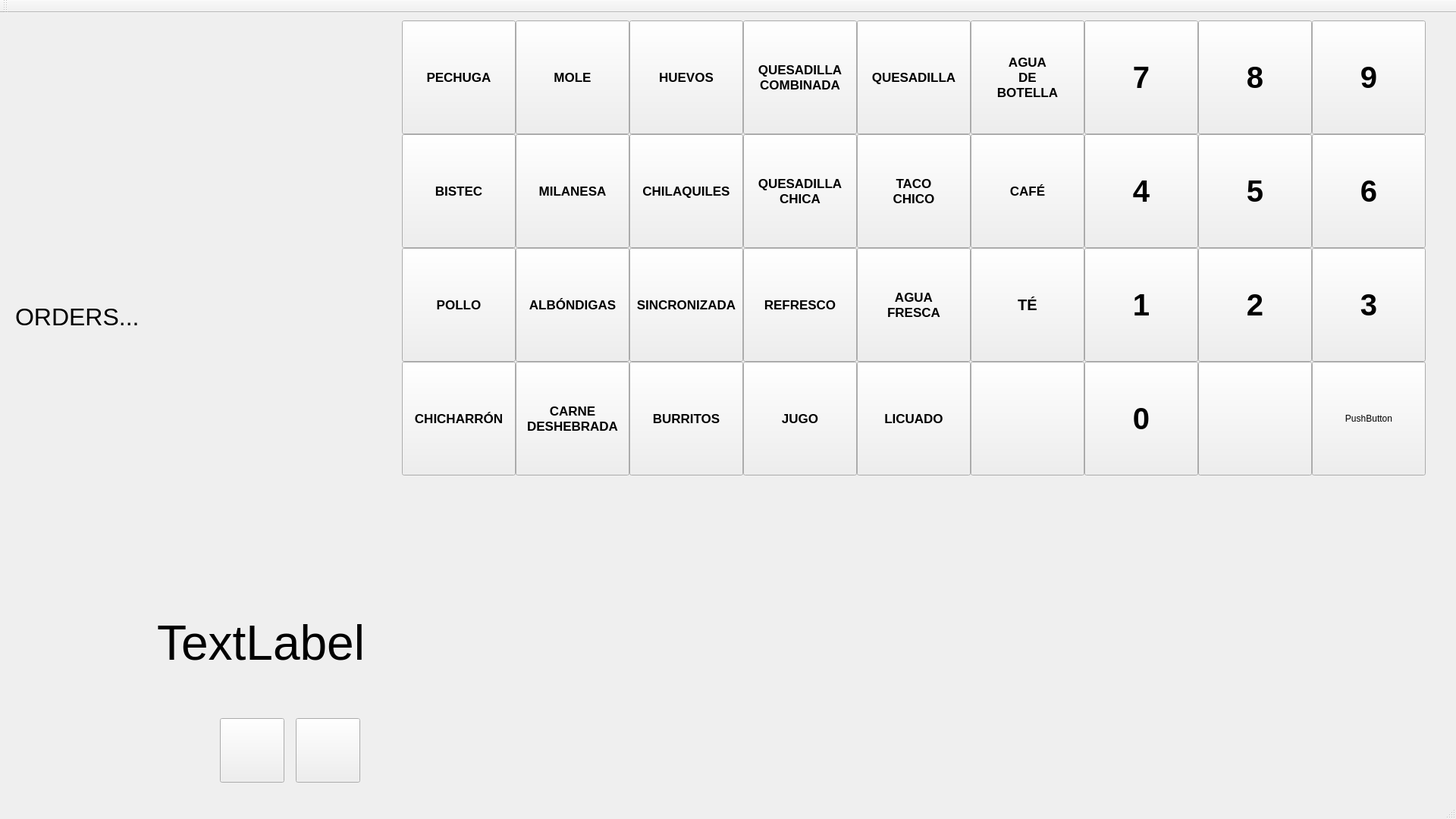
<?xml version="1.0" encoding="UTF-8"?>
<ui version="4.0">
 <class>MainWindow</class>
 <widget class="QMainWindow" name="MainWindow">
  <property name="enabled">
   <bool>true</bool>
  </property>
  <property name="geometry">
   <rect>
    <x>0</x>
    <y>0</y>
    <width>1920</width>
    <height>1080</height>
   </rect>
  </property>
  <property name="windowTitle">
   <string>MainWindow</string>
  </property>
  <widget class="QWidget" name="centralWidget">
   <widget class="QLabel" name="orderDisplay">
    <property name="geometry">
     <rect>
      <x>20</x>
      <y>20</y>
      <width>461</width>
      <height>761</height>
     </rect>
    </property>
    <property name="font">
     <font>
      <pointsize>24</pointsize>
     </font>
    </property>
    <property name="autoFillBackground">
     <bool>true</bool>
    </property>
    <property name="styleSheet">
     <string notr="true"/>
    </property>
    <property name="text">
     <string>ORDERS...</string>
    </property>
   </widget>
   <widget class="QPushButton" name="pushButtonAguaDeBotella">
    <property name="geometry">
     <rect>
      <x>1280</x>
      <y>10</y>
      <width>150</width>
      <height>150</height>
     </rect>
    </property>
    <property name="font">
     <font>
      <pointsize>13</pointsize>
      <weight>75</weight>
      <bold>true</bold>
     </font>
    </property>
    <property name="text">
     <string>AGUA
DE
BOTELLA</string>
    </property>
   </widget>
   <widget class="QPushButton" name="pushButtonJugo">
    <property name="geometry">
     <rect>
      <x>980</x>
      <y>460</y>
      <width>150</width>
      <height>150</height>
     </rect>
    </property>
    <property name="font">
     <font>
      <pointsize>13</pointsize>
      <weight>75</weight>
      <bold>true</bold>
     </font>
    </property>
    <property name="text">
     <string>JUGO</string>
    </property>
   </widget>
   <widget class="QPushButton" name="pushButtonTe">
    <property name="geometry">
     <rect>
      <x>1280</x>
      <y>310</y>
      <width>150</width>
      <height>150</height>
     </rect>
    </property>
    <property name="font">
     <font>
      <pointsize>15</pointsize>
      <weight>75</weight>
      <bold>true</bold>
     </font>
    </property>
    <property name="text">
     <string>TÉ</string>
    </property>
   </widget>
   <widget class="QPushButton" name="pushButton_5">
    <property name="geometry">
     <rect>
      <x>1280</x>
      <y>460</y>
      <width>150</width>
      <height>150</height>
     </rect>
    </property>
    <property name="font">
     <font>
      <pointsize>15</pointsize>
      <weight>75</weight>
      <bold>true</bold>
     </font>
    </property>
    <property name="text">
     <string/>
    </property>
   </widget>
   <widget class="QPushButton" name="pushButtonNum7">
    <property name="geometry">
     <rect>
      <x>1430</x>
      <y>10</y>
      <width>150</width>
      <height>150</height>
     </rect>
    </property>
    <property name="font">
     <font>
      <pointsize>30</pointsize>
      <weight>75</weight>
      <bold>true</bold>
     </font>
    </property>
    <property name="text">
     <string>7</string>
    </property>
   </widget>
   <widget class="QPushButton" name="pushButtonNum8">
    <property name="geometry">
     <rect>
      <x>1580</x>
      <y>10</y>
      <width>150</width>
      <height>150</height>
     </rect>
    </property>
    <property name="font">
     <font>
      <pointsize>30</pointsize>
      <weight>75</weight>
      <bold>true</bold>
     </font>
    </property>
    <property name="text">
     <string>8</string>
    </property>
   </widget>
   <widget class="QPushButton" name="pushButtonNum9">
    <property name="geometry">
     <rect>
      <x>1730</x>
      <y>10</y>
      <width>150</width>
      <height>150</height>
     </rect>
    </property>
    <property name="font">
     <font>
      <pointsize>30</pointsize>
      <weight>75</weight>
      <bold>true</bold>
     </font>
    </property>
    <property name="text">
     <string>9</string>
    </property>
   </widget>
   <widget class="QPushButton" name="pushButtonNum4">
    <property name="geometry">
     <rect>
      <x>1430</x>
      <y>160</y>
      <width>150</width>
      <height>150</height>
     </rect>
    </property>
    <property name="font">
     <font>
      <pointsize>30</pointsize>
      <weight>75</weight>
      <bold>true</bold>
     </font>
    </property>
    <property name="text">
     <string>4</string>
    </property>
   </widget>
   <widget class="QPushButton" name="pushButtonNum5">
    <property name="geometry">
     <rect>
      <x>1580</x>
      <y>160</y>
      <width>150</width>
      <height>150</height>
     </rect>
    </property>
    <property name="font">
     <font>
      <pointsize>30</pointsize>
      <weight>75</weight>
      <bold>true</bold>
     </font>
    </property>
    <property name="text">
     <string>5</string>
    </property>
   </widget>
   <widget class="QPushButton" name="pushButtonNum6">
    <property name="geometry">
     <rect>
      <x>1730</x>
      <y>160</y>
      <width>150</width>
      <height>150</height>
     </rect>
    </property>
    <property name="font">
     <font>
      <pointsize>30</pointsize>
      <weight>75</weight>
      <bold>true</bold>
     </font>
    </property>
    <property name="text">
     <string>6</string>
    </property>
   </widget>
   <widget class="QPushButton" name="pushButtonNum1">
    <property name="geometry">
     <rect>
      <x>1430</x>
      <y>310</y>
      <width>150</width>
      <height>150</height>
     </rect>
    </property>
    <property name="font">
     <font>
      <pointsize>30</pointsize>
      <weight>75</weight>
      <bold>true</bold>
     </font>
    </property>
    <property name="text">
     <string>1</string>
    </property>
   </widget>
   <widget class="QPushButton" name="pushButtonNum2">
    <property name="geometry">
     <rect>
      <x>1580</x>
      <y>310</y>
      <width>150</width>
      <height>150</height>
     </rect>
    </property>
    <property name="font">
     <font>
      <pointsize>30</pointsize>
      <weight>75</weight>
      <bold>true</bold>
     </font>
    </property>
    <property name="text">
     <string>2</string>
    </property>
   </widget>
   <widget class="QPushButton" name="pushButtonNum3">
    <property name="geometry">
     <rect>
      <x>1730</x>
      <y>310</y>
      <width>150</width>
      <height>150</height>
     </rect>
    </property>
    <property name="font">
     <font>
      <pointsize>30</pointsize>
      <weight>75</weight>
      <bold>true</bold>
     </font>
    </property>
    <property name="text">
     <string>3</string>
    </property>
   </widget>
   <widget class="QPushButton" name="pushButtonNum0">
    <property name="geometry">
     <rect>
      <x>1430</x>
      <y>460</y>
      <width>150</width>
      <height>150</height>
     </rect>
    </property>
    <property name="font">
     <font>
      <pointsize>30</pointsize>
      <weight>75</weight>
      <bold>true</bold>
     </font>
    </property>
    <property name="text">
     <string>0</string>
    </property>
   </widget>
   <widget class="QPushButton" name="pushButton_16">
    <property name="geometry">
     <rect>
      <x>1730</x>
      <y>460</y>
      <width>150</width>
      <height>150</height>
     </rect>
    </property>
    <property name="text">
     <string>PushButton</string>
    </property>
   </widget>
   <widget class="QPushButton" name="pushButtonClear">
    <property name="geometry">
     <rect>
      <x>1580</x>
      <y>460</y>
      <width>150</width>
      <height>150</height>
     </rect>
    </property>
    <property name="text">
     <string/>
    </property>
   </widget>
   <widget class="QLabel" name="totalAmountDisplay">
    <property name="geometry">
     <rect>
      <x>20</x>
      <y>740</y>
      <width>461</width>
      <height>181</height>
     </rect>
    </property>
    <property name="font">
     <font>
      <pointsize>48</pointsize>
     </font>
    </property>
    <property name="text">
     <string>TextLabel</string>
    </property>
    <property name="alignment">
     <set>Qt::AlignRight|Qt::AlignTrailing|Qt::AlignVCenter</set>
    </property>
   </widget>
   <widget class="QPushButton" name="pushButtonPreviousTicket">
    <property name="geometry">
     <rect>
      <x>290</x>
      <y>930</y>
      <width>85</width>
      <height>85</height>
     </rect>
    </property>
    <property name="text">
     <string/>
    </property>
   </widget>
   <widget class="QPushButton" name="pushButtonNextTicket">
    <property name="geometry">
     <rect>
      <x>390</x>
      <y>930</y>
      <width>85</width>
      <height>85</height>
     </rect>
    </property>
    <property name="text">
     <string/>
    </property>
   </widget>
   <widget class="QPushButton" name="pushButtonMilanesa">
    <property name="geometry">
     <rect>
      <x>680</x>
      <y>160</y>
      <width>150</width>
      <height>150</height>
     </rect>
    </property>
    <property name="font">
     <font>
      <pointsize>13</pointsize>
      <weight>75</weight>
      <bold>true</bold>
     </font>
    </property>
    <property name="text">
     <string>MILANESA</string>
    </property>
   </widget>
   <widget class="QPushButton" name="pushButtonAlbondigas">
    <property name="geometry">
     <rect>
      <x>680</x>
      <y>310</y>
      <width>150</width>
      <height>150</height>
     </rect>
    </property>
    <property name="font">
     <font>
      <pointsize>13</pointsize>
      <weight>75</weight>
      <bold>true</bold>
     </font>
    </property>
    <property name="text">
     <string>ALBÓNDIGAS</string>
    </property>
   </widget>
   <widget class="QPushButton" name="pushButtonCarneDeshebrada">
    <property name="geometry">
     <rect>
      <x>680</x>
      <y>460</y>
      <width>150</width>
      <height>150</height>
     </rect>
    </property>
    <property name="font">
     <font>
      <pointsize>13</pointsize>
      <weight>75</weight>
      <bold>true</bold>
     </font>
    </property>
    <property name="text">
     <string>CARNE
DESHEBRADA</string>
    </property>
   </widget>
   <widget class="QPushButton" name="pushButtonMole">
    <property name="geometry">
     <rect>
      <x>680</x>
      <y>10</y>
      <width>150</width>
      <height>150</height>
     </rect>
    </property>
    <property name="font">
     <font>
      <pointsize>13</pointsize>
      <weight>75</weight>
      <bold>true</bold>
     </font>
    </property>
    <property name="text">
     <string>MOLE</string>
    </property>
   </widget>
   <widget class="QPushButton" name="pushButtonPechuga">
    <property name="geometry">
     <rect>
      <x>530</x>
      <y>10</y>
      <width>150</width>
      <height>150</height>
     </rect>
    </property>
    <property name="font">
     <font>
      <pointsize>13</pointsize>
      <weight>75</weight>
      <bold>true</bold>
     </font>
    </property>
    <property name="text">
     <string>PECHUGA</string>
    </property>
   </widget>
   <widget class="QPushButton" name="pushButtonPollo">
    <property name="geometry">
     <rect>
      <x>530</x>
      <y>310</y>
      <width>150</width>
      <height>150</height>
     </rect>
    </property>
    <property name="font">
     <font>
      <pointsize>13</pointsize>
      <weight>75</weight>
      <bold>true</bold>
     </font>
    </property>
    <property name="text">
     <string>POLLO</string>
    </property>
   </widget>
   <widget class="QPushButton" name="pushButtonChicharron">
    <property name="geometry">
     <rect>
      <x>530</x>
      <y>460</y>
      <width>150</width>
      <height>150</height>
     </rect>
    </property>
    <property name="font">
     <font>
      <pointsize>13</pointsize>
      <weight>75</weight>
      <bold>true</bold>
     </font>
    </property>
    <property name="text">
     <string>CHICHARRÓN</string>
    </property>
   </widget>
   <widget class="QPushButton" name="pushButtonBistec">
    <property name="geometry">
     <rect>
      <x>530</x>
      <y>160</y>
      <width>150</width>
      <height>150</height>
     </rect>
    </property>
    <property name="font">
     <font>
      <pointsize>13</pointsize>
      <weight>75</weight>
      <bold>true</bold>
     </font>
    </property>
    <property name="text">
     <string>BISTEC</string>
    </property>
   </widget>
   <widget class="QPushButton" name="pushButtonRefresco">
    <property name="geometry">
     <rect>
      <x>980</x>
      <y>310</y>
      <width>150</width>
      <height>150</height>
     </rect>
    </property>
    <property name="font">
     <font>
      <pointsize>13</pointsize>
      <weight>75</weight>
      <bold>true</bold>
     </font>
    </property>
    <property name="text">
     <string>REFRESCO</string>
    </property>
   </widget>
   <widget class="QPushButton" name="pushButtonQuesadillaChica">
    <property name="geometry">
     <rect>
      <x>980</x>
      <y>160</y>
      <width>150</width>
      <height>150</height>
     </rect>
    </property>
    <property name="font">
     <font>
      <pointsize>13</pointsize>
      <weight>75</weight>
      <bold>true</bold>
     </font>
    </property>
    <property name="text">
     <string>QUESADILLA
CHICA</string>
    </property>
   </widget>
   <widget class="QPushButton" name="pushButtonQuesadillaCombinada">
    <property name="geometry">
     <rect>
      <x>980</x>
      <y>10</y>
      <width>150</width>
      <height>150</height>
     </rect>
    </property>
    <property name="font">
     <font>
      <pointsize>13</pointsize>
      <weight>75</weight>
      <bold>true</bold>
     </font>
    </property>
    <property name="text">
     <string>QUESADILLA
COMBINADA</string>
    </property>
   </widget>
   <widget class="QPushButton" name="pushButtonCafe">
    <property name="geometry">
     <rect>
      <x>1280</x>
      <y>160</y>
      <width>150</width>
      <height>150</height>
     </rect>
    </property>
    <property name="font">
     <font>
      <pointsize>13</pointsize>
      <weight>75</weight>
      <bold>true</bold>
     </font>
    </property>
    <property name="text">
     <string>CAFÉ</string>
    </property>
   </widget>
   <widget class="QPushButton" name="pushButtonQuesadilla">
    <property name="geometry">
     <rect>
      <x>1130</x>
      <y>10</y>
      <width>150</width>
      <height>150</height>
     </rect>
    </property>
    <property name="font">
     <font>
      <pointsize>13</pointsize>
      <weight>75</weight>
      <bold>true</bold>
     </font>
    </property>
    <property name="text">
     <string>QUESADILLA</string>
    </property>
   </widget>
   <widget class="QPushButton" name="pushButtonLicuado">
    <property name="geometry">
     <rect>
      <x>1130</x>
      <y>460</y>
      <width>150</width>
      <height>150</height>
     </rect>
    </property>
    <property name="font">
     <font>
      <pointsize>13</pointsize>
      <weight>75</weight>
      <bold>true</bold>
     </font>
    </property>
    <property name="text">
     <string>LICUADO</string>
    </property>
   </widget>
   <widget class="QPushButton" name="pushButtonAguaFresca">
    <property name="geometry">
     <rect>
      <x>1130</x>
      <y>310</y>
      <width>150</width>
      <height>150</height>
     </rect>
    </property>
    <property name="font">
     <font>
      <pointsize>13</pointsize>
      <weight>75</weight>
      <bold>true</bold>
     </font>
    </property>
    <property name="text">
     <string>AGUA
FRESCA</string>
    </property>
   </widget>
   <widget class="QPushButton" name="pushButtonTacoChico">
    <property name="geometry">
     <rect>
      <x>1130</x>
      <y>160</y>
      <width>150</width>
      <height>150</height>
     </rect>
    </property>
    <property name="font">
     <font>
      <pointsize>13</pointsize>
      <weight>75</weight>
      <bold>true</bold>
     </font>
    </property>
    <property name="text">
     <string>TACO
CHICO</string>
    </property>
   </widget>
   <widget class="QPushButton" name="pushButtonHuevos">
    <property name="geometry">
     <rect>
      <x>830</x>
      <y>10</y>
      <width>150</width>
      <height>150</height>
     </rect>
    </property>
    <property name="font">
     <font>
      <pointsize>13</pointsize>
      <weight>75</weight>
      <bold>true</bold>
     </font>
    </property>
    <property name="text">
     <string>HUEVOS</string>
    </property>
   </widget>
   <widget class="QPushButton" name="pushButtonChilaquiles">
    <property name="geometry">
     <rect>
      <x>830</x>
      <y>160</y>
      <width>150</width>
      <height>150</height>
     </rect>
    </property>
    <property name="font">
     <font>
      <pointsize>13</pointsize>
      <weight>75</weight>
      <bold>true</bold>
     </font>
    </property>
    <property name="text">
     <string>CHILAQUILES</string>
    </property>
   </widget>
   <widget class="QPushButton" name="pushButtonSincronizada">
    <property name="geometry">
     <rect>
      <x>830</x>
      <y>310</y>
      <width>150</width>
      <height>150</height>
     </rect>
    </property>
    <property name="font">
     <font>
      <pointsize>13</pointsize>
      <weight>75</weight>
      <bold>true</bold>
     </font>
    </property>
    <property name="text">
     <string>SINCRONIZADA</string>
    </property>
   </widget>
   <widget class="QPushButton" name="pushButtonBurritos">
    <property name="geometry">
     <rect>
      <x>830</x>
      <y>460</y>
      <width>150</width>
      <height>150</height>
     </rect>
    </property>
    <property name="font">
     <font>
      <pointsize>13</pointsize>
      <weight>75</weight>
      <bold>true</bold>
     </font>
    </property>
    <property name="text">
     <string>BURRITOS</string>
    </property>
   </widget>
  </widget>
  <widget class="QMenuBar" name="menuBar">
   <property name="geometry">
    <rect>
     <x>0</x>
     <y>0</y>
     <width>1920</width>
     <height>21</height>
    </rect>
   </property>
  </widget>
  <widget class="QToolBar" name="mainToolBar">
   <attribute name="toolBarArea">
    <enum>TopToolBarArea</enum>
   </attribute>
   <attribute name="toolBarBreak">
    <bool>false</bool>
   </attribute>
  </widget>
  <widget class="QStatusBar" name="statusBar"/>
 </widget>
 <layoutdefault spacing="6" margin="11"/>
 <resources/>
 <connections/>
</ui>
